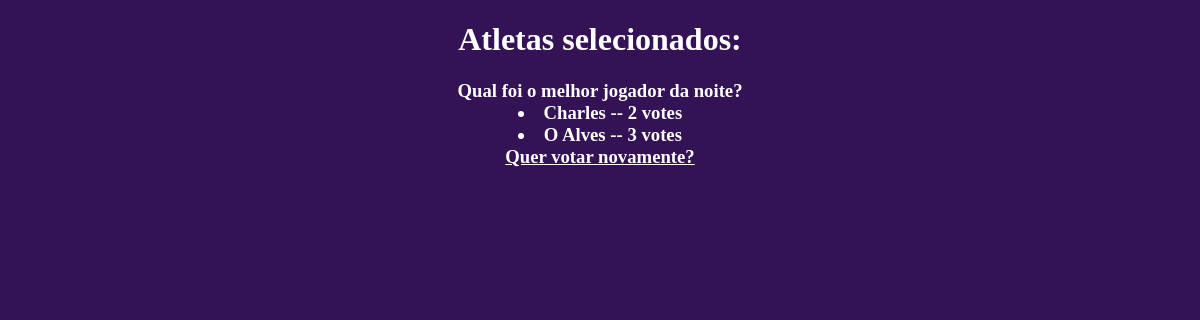
The app's page /polls/1/results/, older data.
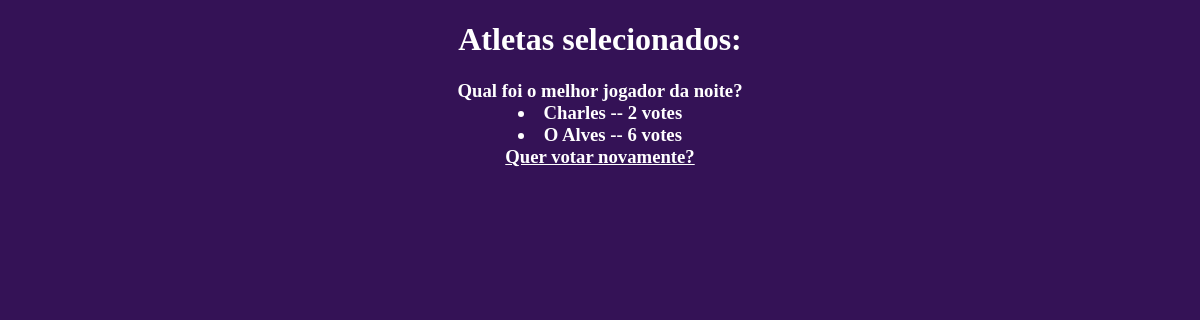
The same page, newer data.
### polls/models.py (models this page shows, shortened)
class Choice(models.Model):
    question = models.ForeignKey(Question, on_delete=models.CASCADE)
    choice_text = models.CharField(max_length=200)
    votes = models.IntegerField(default=0)

### polls/views.py (the view)
# urls.py: path('<int:pk>/results/', views.ResultsView.as_view(), name='results'),
class ResultsView(generic.DetailView):
    model = Question
    template_name = 'polls/results.html'

### polls/templates/polls/results.html (shortened to what this page needs)
{% load static %}
<!DOCTYPE html>
<html lang="pt-br">
<head>
    <link rel="stylesheet" href="{% static 'polls/css/style.css' %}">
</head>
<body>
    <center>
    <h1>Atletas selecionados:</h1>
    <h3>
    {{ question.question_text }}
    {% for choice in question.choice_set.all %}
        <li>{{ choice.choice_text }} -- {{ choice.votes }} vote{{ choice.votes|pluralize }}</li>
    {% endfor %}
    <a href="{% url 'polls:detail' question.id %}">Quer votar novamente?</a>
    </h3>
    </center>
</body>
</html>

Row changes from the older to the newer data that the page shows:
changed Choice "O Alves": votes "3" → "6"
